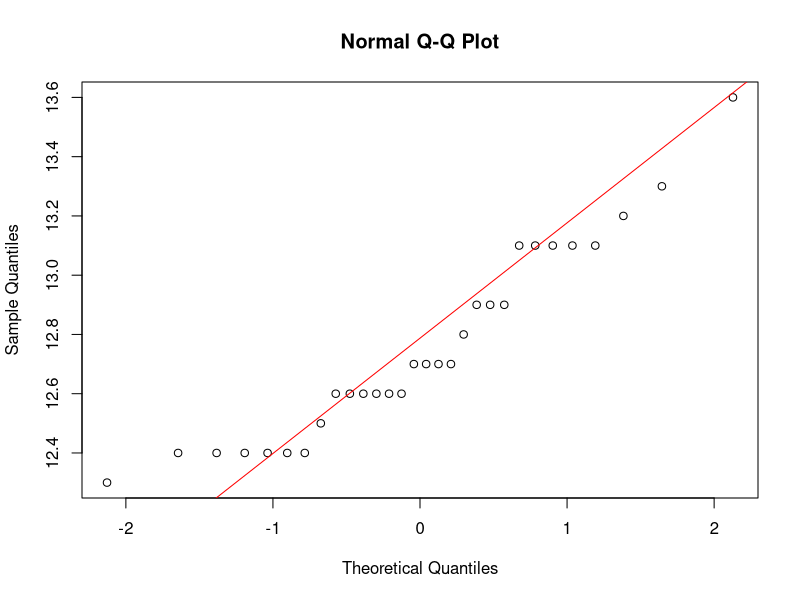
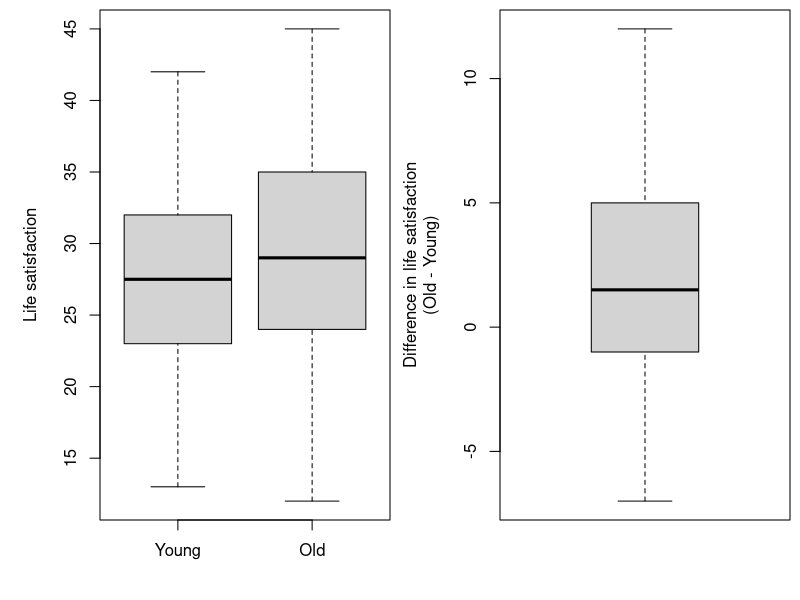

Generate these figures, in order, with R:
## ---- chunk 1
knitr::opts_chunk$set(echo = TRUE)
## ---- chunk 2
library(pwr)
pwr.t.test(d = 1, 
           sig.level = 0.05, 
           power = 0.9, 
           type = "one.sample",  # use ?pwr.t.test 
           alternative = "greater") 
## ---- chunk 3
bac = c(12.3,12.7,12.6,13.1,13.2,12.8,13.1,12.9,13.1,12.4,13.6,12.7,12.6,13.1,12.4,12.6,13.3,12.6,12.4,13.1,12.9,12.6,12.7,12.5,12.4,12.4,12.6,12.7,12.4,12.9)
n = length(bac)
xbar = mean(bac)
s = sd(bac)
c(n, xbar, s)
## ---- chunk 4
# Q-Q plot
library(ggplot2)
qqnorm(bac)
qqline(bac, col = "red")
## ---- chunk 5
df = 30-29
# h_1 is ≠ which is two-sided
sig = 1-0.05 # = 0.95 => (0.025, 0.975)

# result:
qt(0.975, df = 29)
## ---- chunk 6
#2*pt(t0, 29, ??)
## ---- chunk 7
t.test(bac, mu = 12.6, alternative ="two.sided")
## ---- chunk 8
# age: 20-30
Young = c(24, 26, 40, 29, 29, 41, 32, 19, 23, 25, 37, 31, 31, 29, 24, 
          42, 32, 13, 33, 25, 20, 26, 20, 23, 23, 15, 34, 29, 20, 38)
# age: 40-50
Old = c(27, 26, 45, 34, 34, 45, 36, 20, 22, 24, 35, 31, 26, 41, 31, 
        37, 31, 12, 38, 26, 22, 27, 21, 31, 23, 24, 27, 33, 22, 40)

# Base R approach:
c(length(Young), length(Old))

c(sd(Old), sd(Young), sd(Old-Young))
## ---- chunk 9
# tidyverse method
library("tidyverse")
dat = tibble(
  satisfaction = c(Young, Old), 
  age = c(rep("Young", length(Young)),
          rep("Old", length(Old))))
dat |> 
  group_by(age) |> 
  summarise(
    n = n(),
    mean = mean(satisfaction),
    sd = sd(satisfaction))
## ---- chunk 10
# Quick visualisation using base R (not ggplot)
par(mfrow = c(1,2), mar = c(4,5,0.5,0.5))
boxplot(Young, Old, names = c('Young', 'Old'), ylab = "Life satisfaction")
boxplot(Old - Young, ylab = 'Difference in life satisfaction\n(Old - Young)')
## ---- chunk 11
7.835155	/ sqrt(30) # Old
7.435624	/ sqrt(30) # Young
## ---- chunk 12
# sig = 0.05/ 2
# df = 30 + 30 - 2
qt(0.025 , 58) 
## ---- chunk 13
# pt(t0, 58, lower.tail = FALSE)
## ---- chunk 14
# without TRUE, it will perform a Welch test
t.test(Young, Old, var.equal = TRUE)
## ---- chunk 15
# t.test(x = Old, y = Young, paired)
## ---- chunk 16
3.25/sqrt(26) 
## ---- chunk 17
library(pwr)
pwr.t.test(d = 0.4, 
           sig.level = 0.05, 
           power = 0.8, 
           type = "two.sample",  
           alternative = "two.sided") 
## ---- chunk 18
# Data
x <- c(1.83, 0.50, 1.62, 2.48, 1.68, 1.88, 1.55, 2.06, 1.30)
y <- c(0.878, 0.647, 0.598, 2.05, 1.06, 1.29, 1.06, 3.14, 1.29)

# Perform the Wilcoxon signed-rank test
wilcox.test(x, y, paired = TRUE, alternative = "greater", correct=TRUE)
